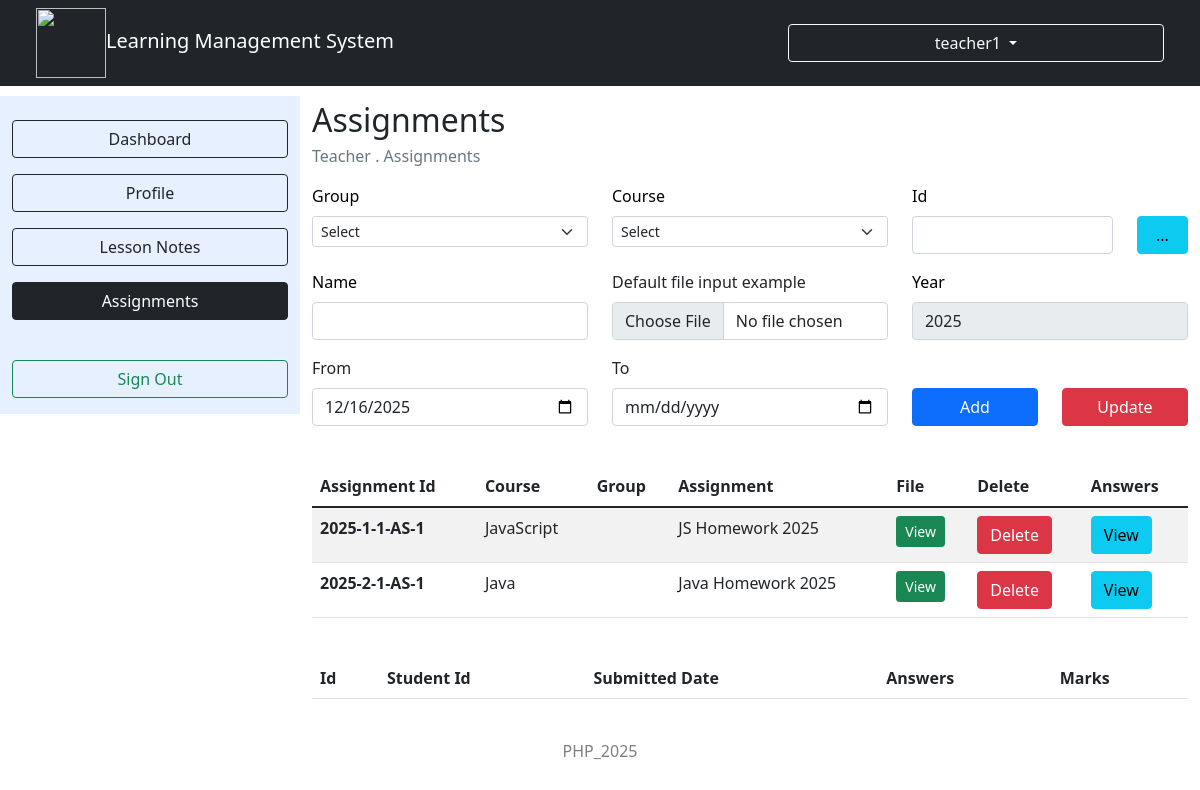
Screenshot of /Online_LMS/AddAssignment.php (signed in) with the database file from the repository.
### tables this page shows
CREATE TABLE `assignment` (
  `id` VARCHAR(45) NOT NULL,
  `name` VARCHAR(150) NOT NULL,
  `assignment_location` VARCHAR(255) DEFAULT NULL,
  `group_has_course_group_id` INT NOT NULL,
  `group_has_course_course_id` INT NOT NULL,
  `start_date` DATE NOT NULL,
  `end_date` DATE NOT NULL,
  `user_username` VARCHAR(100) NOT NULL,
  PRIMARY KEY (`id`),
  CONSTRAINT `fk_assignment_groupcourse` FOREIGN KEY (`group_has_course_group_id`,`group_has_course_course_id`) REFERENCES `group_has_course`(`group_id`,`course_id`) ON DELETE CASCADE ON UPDATE CASCADE,
  CONSTRAINT `fk_assignment_user` FOREIGN KEY (`user_username`) REFERENCES `user`(`username`) ON DELETE RESTRICT ON UPDATE CASCADE
);

CREATE TABLE `course` (
  `id` INT NOT NULL AUTO_INCREMENT,
  `name` VARCHAR(100) NOT NULL,
  `level` INT NOT NULL,
  PRIMARY KEY (`id`)
);

### Online_LMS/AddAssignment.php (the view, shortened to what this page needs)
<!DOCTYPE html>
<html lang="en">
<head>
    <link rel="stylesheet" href="bootstrap.css" />
    <link rel="stylesheet" href="style.css" />
</head>
<body>
    <div class="container-fluid">
        <div class="row">
            <nav class="navbar navbar-light navbar-expand-lg bg-dark fixed-top">
                <div class="container-fluid">
                    <div class="col-4">
                        <a href="#" class="navbar-brand text-white"><img src="system.png" class="icon2" />Learning
                            Management System</a>
                    </div>
                    <div class="btn-group col-lg-4">
                        <button type="button" class="btn btn-outline-light dropdown-toggle" data-bs-toggle="dropdown" aria-haspopup="true" aria-expanded="false">
                            <label class="fs-6"><?php echo ($_SESSION["u"]) ?></label>
                        </button>
                    </div>
                </div>
            </nav>
            <div class="col-4 col-lg-3 mt-5">
                <div class="row bg-primary bg-opacity-10 mt-5">
                    <div class="col-12 mt-4">
                        <form action="TeacherDash.php">
                            <button class="btn btn-outline-dark col-12" type="submit">Dashboard</button>
                        </form>
                    </div>
                    <div class="col-12 mt-3">
                        <form action="ProfileTeacher.php">
                            <button class="btn btn-outline-dark col-12" type="submit">Profile</button>
                        </form>
                    </div>
                    <div class="col-12 mt-3">
                        <form action="NoteAdd.php">
                            <button class="btn btn-outline-dark col-12" type="submit">Lesson Notes</button>
                        </form>
                    </div>
                    <div class="col-12 mt-3 mb-4">
                        <form action="AddAssignment.php">
                            <button class="btn btn-outline-dark col-12 active" type="submit">Assignments</button>
                        </form>
                    </div>
                    <div class="col-12 mt-3 mb-3">
                        <form action="SignOut.php">
                            <button class="btn btn-outline-success col-12" type="submit">Sign Out</button>
                        </form>
                    </div>
                </div>
            </div>
            <div class="col-8 col-lg-9 mt-5">
                <div class="row">
                    <div class="">
                        <label class="fs-2">Assignments</label>
                    </div>
                    <div class="">
                        <label class="fs-6 text-secondary">Teacher . Assignments</label>
                    </div>
                    <div class="col-12">
                        <div class="row">
                            <div class="col-12 col-lg-4 mt-3">
                                <label class="form-label text-black">Group</label>
                                <select class="form-select form-select-sm" aria-label=".form-select-sm example" id="group">
                                    <option selected value="0">Select</option>
                                </select>
                            </div>
                            <div class="col-12 col-lg-4 mt-3">
                                <label class="form-label text-black">Course</label>
                                <select class="form-select form-select-sm" aria-label=".form-select-sm example" id="course">
                                    <option selected value="0">Select</option>
                                    <?php
                                    $connection = new mysqli("localhost", "root", "", "online_lms");
                                    ?>
                                </select>
                            </div>
                            <div class="col-6 col-lg-3 mt-3">
                                <label class="form-label text-black">Id</label>
                                <input type="text" class="form-control" id="id" onkeyup="LoadAssignment();" />
                            </div>
                            <div class="col-6 col-lg-1 mt-4">
                                <button class="btn btn-info col-12" onclick="GenerateAssId();">...</button>
                            </div>
                            <div class="col-12 col-lg-4 mt-3">
                                <label class="form-label text-black">Name</label>
                                <input type="text" class="form-control" id="name" />
                            </div>
                            <div class="col-lg-4 col-12 mt-3">
                                <label for="formFile" class="form-label">Default file input example</label>
                                <input class="form-control" type="file" id="file">
                            </div>
                            <div class="col-12 col-lg-4 mt-3">
                                <label class="form-label text-black">Year</label>
                                <input type="text" class="form-control" id="year" value="<?php echo (date("Y")) ?>" readonly />
                            </div>
                            <div class="mb-3 col-lg-4 col-12 mt-3">
                                <label for="formFile" class="form-label">From</label>
                                <input class="form-control" type="date" id="from" value="<?php echo (date("Y-m-d")) ?>">
                            </div>
                            <div class="mb-3 col-lg-4 col-12 mt-3">
                                <label for="formFile" class="form-label">To</label>
                                <input class="form-control" type="date" id="to">
                            </div>
                            <div class="col-12 col-lg-2 mt-4">
                                <button class="btn btn-primary col-12" onclick="AddAssignment();" id="add">Add</button>
                            </div>
                            <div class="col-12 col-lg-2 mt-4">
                                <button class="btn btn-danger col-12" onclick="UpdateAssignment();">Update</button>
                            </div>
<div class="mt-4">
    <table class="table table-striped">
        <thead>
            <tr>
                <th scope="col">Assignment Id</th>
                <th scope="col">Course</th>
                <th scope="col">Group</th>
                <th scope="col">Assignment</th>
                <th scope="col">File</th>
                <th scope="col">Delete</th>
                <th scope="col">Answers</th>
            </tr>
        </thead>
        <tbody id="container1">
            <?php
            $table2 = $connection->query("SELECT * FROM `assignment` WHERE `user_username`='" . $_SESSION["u"] . "' AND `start_date` LIKE '" . date("Y") . "%'");
            for ($i = 0; $i < $table2->num_rows; $i++) {
                $row = $table2->fetch_assoc();
                $table3 = $connection->query("SELECT * FROM `group` WHERE `id`='" . $row["group_has_course_group_id"] . "'");
                $row3 = $table3->fetch_assoc();
                $groupName = $row3["name"];
                $table4 = $connection->query("SELECT * FROM `course` WHERE `id`='" . $row["group_has_course_course_id"] . "'");
                $row4 = $table4->fetch_assoc();
                $courseName = $row4["name"];
            ?>
                <tr>
                    <th scope="row"><?php echo ($row["id"]) ?></th>
                    <td><?php echo ($courseName) ?></td>
                    <td><?php echo ($groupName) ?></td>
                    <td><?php echo ($row["name"]) ?></td>
                    <td>
                        <?php if (!empty($row["assignment_location"])): ?>
                            <a href="<?php echo htmlspecialchars($row["assignment_location"]); ?>" target="_blank" class="btn btn-success btn-sm">View</a>
                        <?php else: ?>
                            <span class="text-danger">No file</span>
                        <?php endif; ?>
                    </td>
                   <td>
    <div class="deleteAssignmentButton" data-id="<?php echo ($row["id"]) ?>">
    <button type="button" class="btn btn-danger">Delete</button>
</div>
</td>
                    <td>
                        <div class="answerViewButton" data-id="<?php echo ($row["id"]) ?>">
                            <button type="button" class="btn btn-info">View</button>
                        </div>
                    </td>
                </tr>
            <?php
            }
            ?>
        </tbody>
    </table>
</div>
                            <div class="mt-4">
                                <table class="table table-striped">
                                    <thead>
                                        <tr>
                                            <th scope="col">Id</th>
                                            <th scope="col">Student Id</th>
                                            <th scope="col">Submitted Date</th>
                                            <th scope="col">Answers</th>
                                            <th scope="col">Marks</th>
                                        </tr>
                                    </thead>
                                </table>
                            </div>
                        </div>
                    </div>
                </div>
            </div>
        </div>
        <div class="col-12 text-center text-black-50 mt-4 mb-2">
           <label>PHP_2025</label>
        </div>
    </div>
</body>
</html>

### Online_LMS/style.css (style rules this page uses)
.icon2 { width: 70px; height: 70px; }

### rows the page displays
assignment: id "2025-1-1-AS-1", course.name "JavaScript", name "JS Homework 2025"
assignment: id "2025-2-1-AS-1", course.name "Java", name "Java Homework 2025"

### other values shown
$_SESSION["u"] "teacher1"
